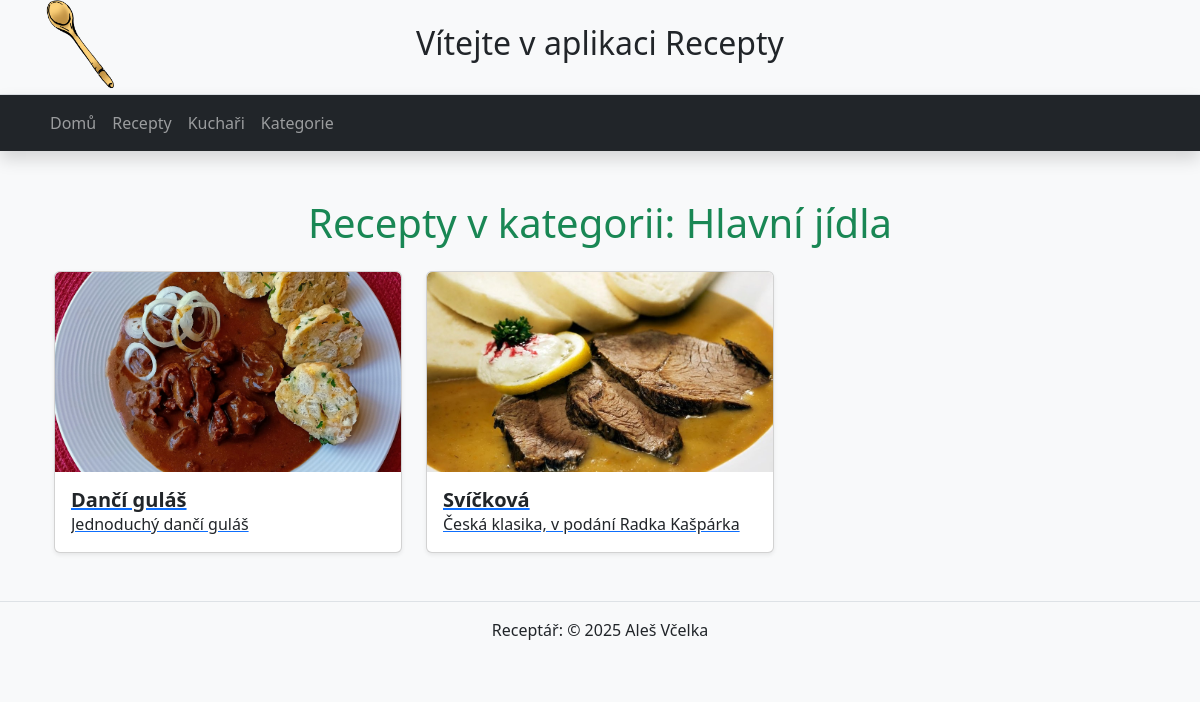
Screenshot of /kategorie/1/ with the database file from the repository.
### library/models.py (models this page shows, shortened)
class Kategorie(models.Model):
    nazev = models.CharField(max_length=50, verbose_name='Název kategorie', help_text='Zadejte název kategorie')
    obrazek = models.ImageField(upload_to='kategorie/', blank=True, null=True, verbose_name='Obrázek kategorie')
    class Meta:
        ordering = ['nazev']
        verbose_name = 'Kategorie'
        verbose_name_plural = 'Kategorie'

class Recept(models.Model):
    titul = models.CharField(max_length=100, verbose_name='Název receptu', help_text='Zadejte název receptu')
    kuchar = models.ForeignKey(Kuchar, on_delete=models.SET_NULL, null=True, verbose_name='Kuchař')
    popis = models.TextField(verbose_name='Popis receptu', help_text='Vložte popis receptu')
    ingredience = models.TextField(verbose_name='Ingredience', help_text='Vložte ingredience receptu')
    postup = models.TextField(verbose_name='Postup', help_text='Vložte postup přípravy')
    kategorie = models.ManyToManyField(Kategorie, verbose_name='Kategorie')
    obrazek = models.ImageField(upload_to='recepty/', verbose_name='Obrázek receptu', blank=True, null=True)
    created = models.DateTimeField(auto_now_add=True, verbose_name='Vytvořeno')
    updated = models.DateTimeField(auto_now=True, verbose_name='Upraveno')
    class Meta:
        ordering = ['titul']
        verbose_name = 'Recept'
        verbose_name_plural = 'Recepty'

### library/views.py (the view)
# urls.py: path('kategorie/<int:pk>/', views.kategorie_detail, name='kategorie_detail'),
def kategorie_detail(request, pk):
    kategorie = get_object_or_404(Kategorie, pk=pk)
    recepty = Recept.objects.filter(kategorie=kategorie)
    return render(request, 'library/kategorie_detail.html', {
        'kategorie': kategorie,
        'recepty': recepty
    })

### library/templates/library/kategorie_detail.html (shortened to what this page needs)
{% extends 'base.html' %}
{% load static %}
{% block content %}
<div class="container mt-5">
    <h1 class="text-center text-success mb-4">Recepty v kategorii: {{ kategorie.nazev }}</h1>
    {% if recepty %}
    <div class="row gy-4">
        {% for recept in recepty %}
        <div class="col-md-6 col-lg-4">
                <a href="{% url 'recept_detail' recept.pk %}?kategorie={{ kategorie.pk }}">
                <div class="card h-100 shadow-sm">
                    {% if recept.obrazek %}
                    <img src="{{ recept.obrazek.url }}" alt="{{ recept.titul }}"
                         class="card-img-top" style="height: 200px; object-fit: cover;">
                    {% else %}
                    <img src="{% static 'img/default.png' %}" alt="Default"
                         class="card-img-top" style="height: 200px; object-fit: cover;">
                    {% endif %}
                    <div class="card-body d-flex flex-column">
                        <h5 class="card-title">{{ recept.titul }}</h5>
                        <p class="card-text text-truncate">{{ recept.popis }}</p>
                    </div>
                </div>
            </a>
        </div>
        {% endfor %}
    </div>
    {% else %}
    <p class="text-center text-muted">V této kategorii nejsou žádné recepty.</p>
    {% endif %}
</div>
{% endblock %}

### library/static/css/styles.css (style rules this page uses)
body { background-color: #f8f9fa; font-family: 'Segoe UI', sans-serif; }
.card-img-top { height: 220px; object-fit: cover; }
.card-title { font-weight: bold; margin-bottom: 0.5rem; }
.card { height: 100%; display: flex; flex-direction: column; transition: transform 0.2s ease, box-shadow 0.2s ease !important; overflow: hidden; }
.card-body { flex-grow: 1; display: flex; flex-direction: column; }
.card-title { margin-bottom: auto; }
.card-text { flex-grow: 1; }
.card-title { margin-bottom: auto; font-weight: bold; }

### rows the page displays
Kategorie: nazev "Hlavní jídla"
Recept: obrazek (picture), titul "Dančí guláš", popis "Jednoduchý dančí guláš"
Recept: obrazek (picture), titul "Svíčková", popis "Česká klasika, v podání Radka Kašpárka"
